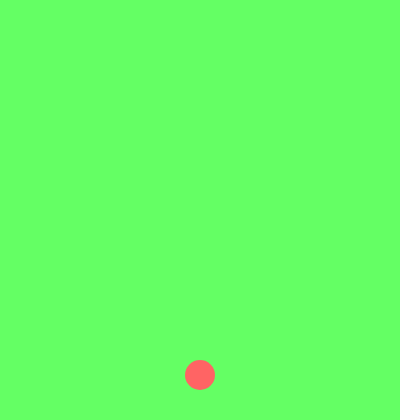
Frame 1 (no input)
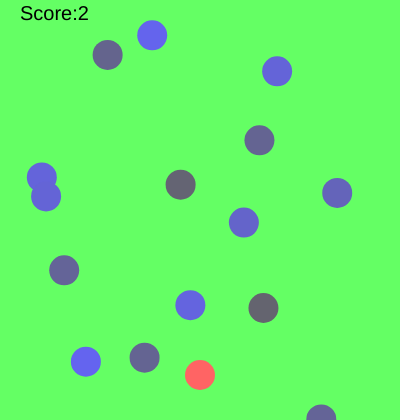
Frame 60 (no input)
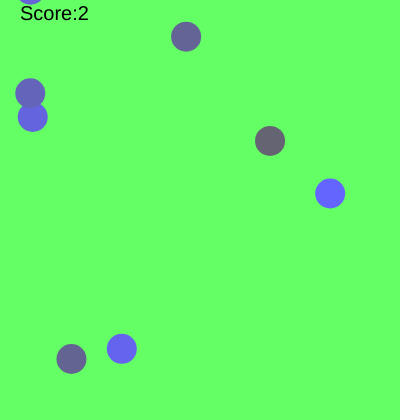
Frame 120 (the mouse pressed at the canvas centre since frame 60)

The p5.js sketch that drew these frames (run headless with seeded random() and noise() and a simulated clock; from frame 60 on, the mouse is pressed at the canvas centre):

// p5.js sketch
// ── sketch.js

var player;
//var enemy;
var enemies = [];
var points = 0;
var time = 0;
var pointsText = "";
function setup(){

    createCanvas(displayWidth - (displayWidth*.5),displayHeight-(displayHeight*.3));
    frameRate(60);
    player = new Player(width/2,height-45,30);
    //enemy = new Enemy(width/2,20,30);
  
     for(i=0; i<= 15; i++){

      enemies.push(new Enemy(random(20,width-20),random(-20,-500),30));
     }
}

function draw(){

    background(100,255,100);

    time++;

    

    if(player.health >=1){
        player.display();
        player.update();

        if(time%30 == 0){
            points++;
            pointsText = "Score:" + points;
        }
    
    }
   
    
    for(enemy of enemies){
            
        enemy.display();
        enemy.update();
        enemy.reposition();
        collision(enemy);
    }

    fill(0)
    textSize(20)
    text(pointsText, 20,20);
    
    
}

function collision(other){
    var d = dist(player.x,player.y,other.x,other.y);

    if(d < player.radius - .5 ){
        player.health --;
    }
}

// ── Enemy.js
class Enemy{

    constructor(x,y,radius){
        this.x = x;
        this.y = y;
        this.speed = 8;
        this.c = color(100,100,random(100,255));
        this.radius = radius;
        
       
    }

    display(){

        fill(this.c);
        noStroke();
        ellipse(this.x,this.y,this.radius);
    
    }

    update(){

       this.y +=this.speed;
    }

    reposition(){
        if(this.y > height + this.radius){
            this.x = random(20,width-20);
            this.y = random(-20,-500);
        }
    }


}
// ── Player.js
class Player{

    constructor(x,y,radius){
        this.x = x;
        this.y = y;
        this.speed = 5;
        this.c = color(255,100,100);
        this.radius = radius;
        this.health = 1;
    }

    display(){

        fill(this.c);
        noStroke();
        ellipse(this.x,this.y,this.radius);
    
    }

    update(){

       if(key === "a"){
           this.x -= this.speed;
       }
       
       if(key === "d"){
        this.x += this.speed;
        }


    }



}
// ── sketch.css
#content p{
    color:white;
}

h1{
    color:white;
}
